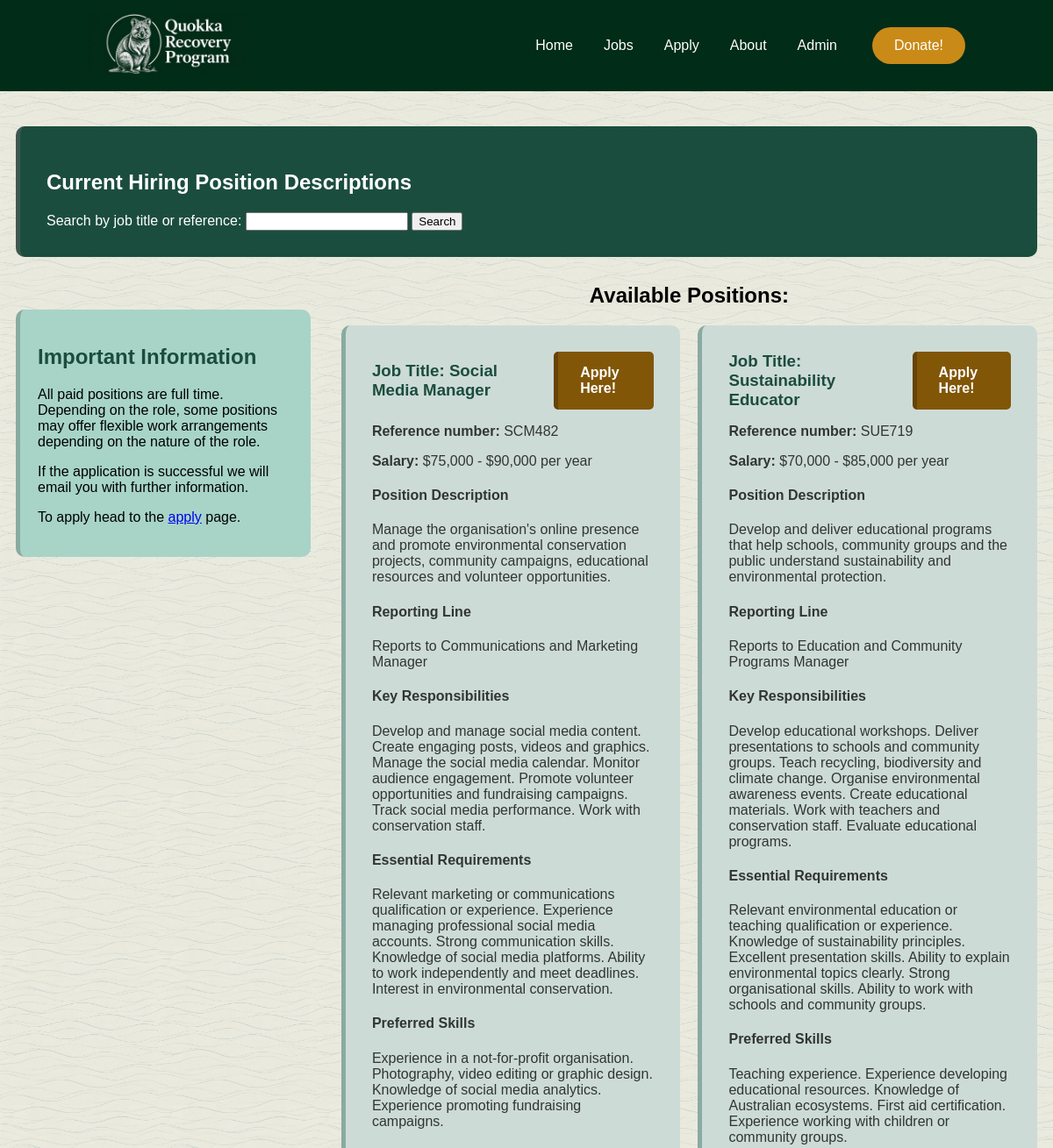
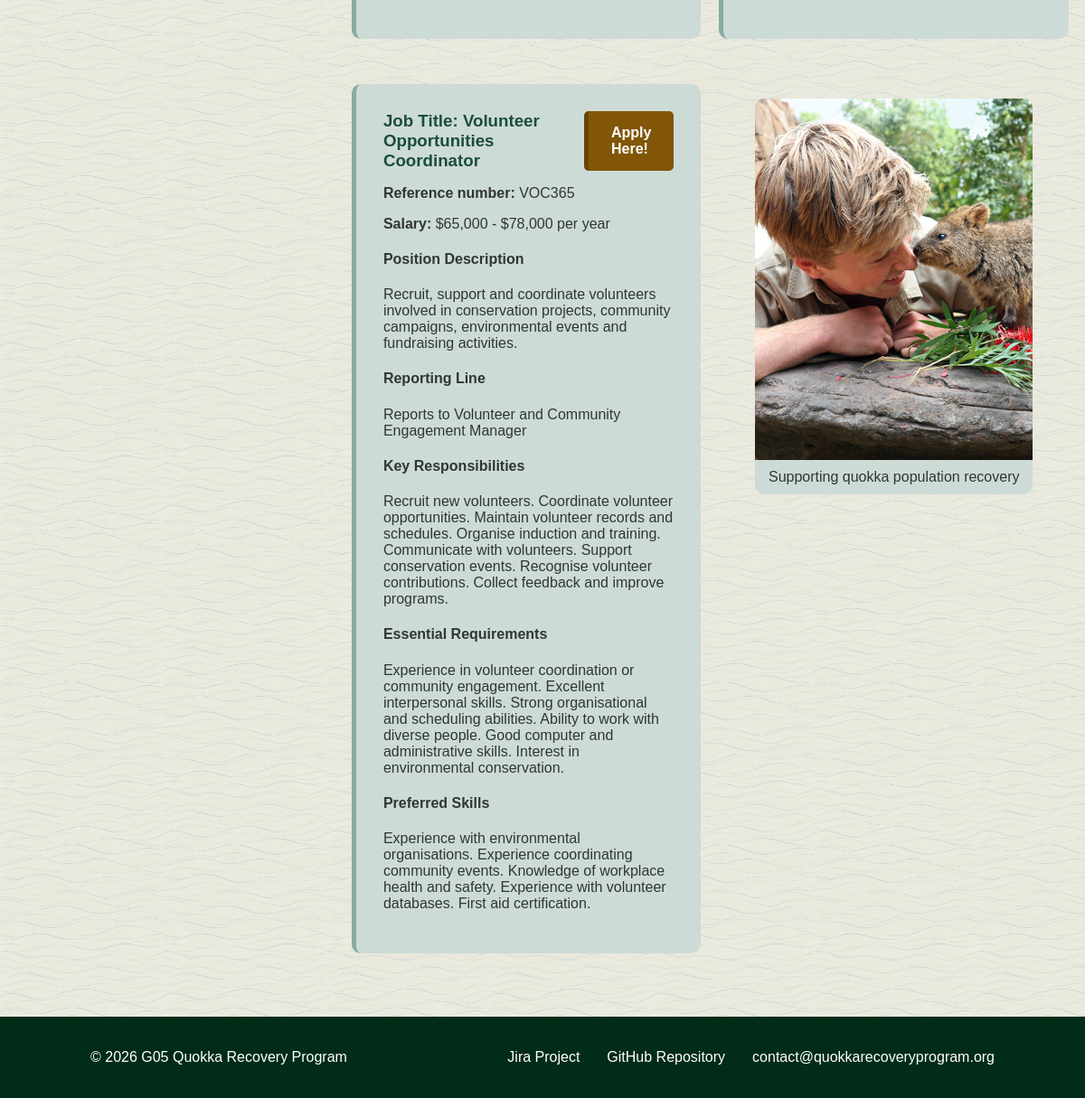
/jobs.php, run on the app's committed database (2 pictures, top to bottom).
### tables this page shows
CREATE TABLE IF NOT EXISTS `jobs` (
    `job_id` INT NOT NULL AUTO_INCREMENT,
    `job_ref` CHAR(6) NOT NULL,
    `job_title` VARCHAR(100) NOT NULL,
    `salary` VARCHAR(50) NOT NULL,
    `description` TEXT NOT NULL,
    `reporting_line` VARCHAR(150) NOT NULL,
    `responsibilities` TEXT NOT NULL,
    `essential_requirements` TEXT NOT NULL,
    `preferred_skills` TEXT NOT NULL,
    PRIMARY KEY (`job_id`),
    UNIQUE KEY `job_ref` (`job_ref`)
);

### jobs.php (the view, shortened to what this page needs)
<?php
include 'header.inc';
require_once 'settings.php';
$conn = mysqli_connect($host, $user, $pwd, $sql_db);
if (isset($_GET['search'])) {
    $search = mysqli_real_escape_string($conn, $_GET['search']);
    $sql = "SELECT * FROM jobs
            WHERE job_title LIKE '%$search%'
            OR job_ref LIKE '%$search%'";
} else {
    $sql = "SELECT * FROM jobs";
}
$result = mysqli_query($conn, $sql);
?>
<main>
    <section id="jobs-title">
        <h1>Current Hiring Position Descriptions</h1>
        <form action="jobs.php" method="get">
            <label for="search">Search by job title or reference:</label>
            <input
                type="text"
                id="search"
                name="search"
                value="<?php
                    if (isset($_GET['search'])) {
                        echo $_GET['search'];
                    }
                ?>">
            <input type="submit" value="Search">
        </form>
    </section>
    <aside id="jobs-info">
        <h2>Important Information</h2>
        <p>
            All paid positions are full time. Depending on the role,
            some positions may offer flexible work arrangements
            depending on the nature of the role.
        </p>
        <p>
            If the application is successful we will email you
            with further information.
        </p>
        <p>
            To apply head to the <a href="apply.php">apply</a> page.
        </p>
    </aside>
    <section>
        <h2 style="text-align: center;">Available Positions:</h2>
    </section>
    <div class="jobs-grid">
        <?php
        if (mysqli_num_rows($result) > 0) {
            while ($row = mysqli_fetch_assoc($result)) {
                echo "<article class='job-block'>";
                echo "<div class='job-title-row'>";
                echo "<h3 class='job-heading'><strong>Job Title: </strong>"
                    . $row['job_title'] . "</h3>";
                echo "<a class='apply-here' href='apply.php'>Apply Here!</a>";
                echo "</div>";
                echo "<p><strong>Reference number: </strong>"
                    . $row['job_ref'] . "</p>";
                echo "<p><strong>Salary: </strong>"
                    . $row['salary'] . "</p>";
                echo "<h4>Position Description</h4>";
                echo "<p>" . $row['description'] . "</p>";
                echo "<h4>Reporting Line</h4>";
                echo "<p>Reports to " . $row['reporting_line'] . "</p>";
                echo "<h4>Key Responsibilities</h4>";
                echo "<p>" . $row['responsibilities'] . "</p>";
                echo "<h4>Essential Requirements</h4>";
                echo "<p>" . $row['essential_requirements'] . "</p>";
                echo "<h4>Preferred Skills</h4>";
                echo "<p>" . $row['preferred_skills'] . "</p>";
                echo "</article>";
            }
        } else {
            if (isset($_GET['search'])) {
                echo "<p>No matching jobs found.</p>";
            } else {
                echo "<p>No jobs are currently available.</p>";
            }
        }
        ?>
        <figure class="jobs-image">
            <img
                src="images/jobs-image.jpg"
                alt="Volunteers planting trees in a community park.">
            <figcaption style="background-color: #cddbd7; color: #313534;
                        padding: 10px; text-align: center;
                        border-radius: 0 0 10px 10px;">
                        Supporting quokka population recovery</figcaption>
        </figure>
    </div>
</main>
<?php
include 'footer.inc';
?>

### styles.css (style rules this page uses)
main { width: 97%; max-width: 1400px; margin: 0 auto; }
html, body { margin: 0; padding: 0; }
body { font-family: 'Trebuchet MS', 'Lucida Sans Unicode', 'Lucida Grande', 'Lucida Sans', Arial, sans-serif; background-color: #ffffff; background-image: url("images/waves-pattern.png"); background-repeat: repeat; background-size: 180px; }
.apply-here { background-color: rgb(129, 86, 7); color: white; padding: 15px 25px; border-radius: 5px; text-decoration: none; margin-left: 20px; font-weight: bold; border-left: 5px solid rgb(102, 68, 5); }
.jobs-grid { display: grid; grid-template-columns: 1fr 1fr; gap: 20px; }
.job-title-row { display: flex; align-items: center; justify-content: flex-start; }
.job-heading { margin: 0; color: #1B4D3E; }
#jobs-title { background-color: #1B4D3E; border-left: 5px solid rgb(64, 87, 81); color: white; padding: 30px; border-radius: 10px; margin-top: 40px; margin-bottom: 30px; }
.job-block { background-color: #cddbd7; color: #313534; padding: 30px; margin-bottom: 30px; border-radius: 10px; border-left: 5px solid #88aba1; }
#jobs-title h1 { color: white; }
#jobs-info { width: 25%; margin: 30px 3% 30px 0; padding: 20px; background-color: #a7d4c7; border-left: 5px solid #88aba1; border-radius: 10px; float: left; }
#jobs-info h2 { color: #1B4D3E; }
.jobs-image { border-radius: 10px; text-align: center; overflow: hidden; }
.jobs-image img { width: 100%; height: 400px; object-fit: cover; display: block; }

### data on the page
jobs: job_title "Social Media Manager", job_ref "SCM482", salary "$75,000 - $90,000 per year", description "Manage the organisation's online presence and promote environmental conservation projects, community campaigns, educational resources and volunteer opportunities.", reporting_line "Communications and Marketing Manager", responsibilities "Develop and manage social media content. Create engaging posts, videos and graphics. Manage the social media calendar. Monitor audience engagement. Promote volunteer opportunities and fundraising campaigns. Track social media performance. Work with conservation staff.", essential_requirements "Relevant marketing or communications qualification or experience. Experience managing professional social media accounts. Strong communication skills. Knowledge of social media platforms. Ability to work independently and meet deadlines. Interest in environmental conservation.", preferred_skills "Experience in a not-for-profit organisation. Photography, video editing or graphic design. Knowledge of social media analytics. Experience promoting fundraising campaigns."
jobs: job_title "Sustainability Educator", job_ref "SUE719", salary "$70,000 - $85,000 per year", description "Develop and deliver educational programs that help schools, community groups and the public understand sustainability and environmental protection.", reporting_line "Education and Community Programs Manager", responsibilities "Develop educational workshops. Deliver presentations to schools and community groups. Teach recycling, biodiversity and climate change. Organise environmental awareness events. Create educational materials. Work with teachers and conservation staff. Evaluate educational programs.", essential_requirements "Relevant environmental education or teaching qualification or experience. Knowledge of sustainability principles. Excellent presentation skills. Ability to explain environmental topics clearly. Strong organisational skills. Ability to work with schools and community groups.", preferred_skills "Teaching experience. Experience developing educational resources. Knowledge of Australian ecosystems. First aid certification. Experience working with children or community groups."
jobs: job_title "Volunteer Opportunities Coordinator", job_ref "VOC365", salary "$65,000 - $78,000 per year", description "Recruit, support and coordinate volunteers involved in conservation projects, community campaigns, environmental events and fundraising activities.", reporting_line "Volunteer and Community Engagement Manager", responsibilities "Recruit new volunteers. Coordinate volunteer opportunities. Maintain volunteer records and schedules. Organise induction and training. Communicate with volunteers. Support conservation events. Recognise volunteer contributions. Collect feedback and improve programs.", essential_requirements "Experience in volunteer coordination or community engagement. Excellent interpersonal skills. Strong organisational and scheduling abilities. Ability to work with diverse people. Good computer and administrative skills. Interest in environmental conservation.", preferred_skills "Experience with environmental organisations. Experience coordinating community events. Knowledge of workplace health and safety. Experience with volunteer databases. First aid certification."

### other printed values
$label "Home"
$label "Jobs"
$label "Apply"
$label "About"
$label "Admin"
